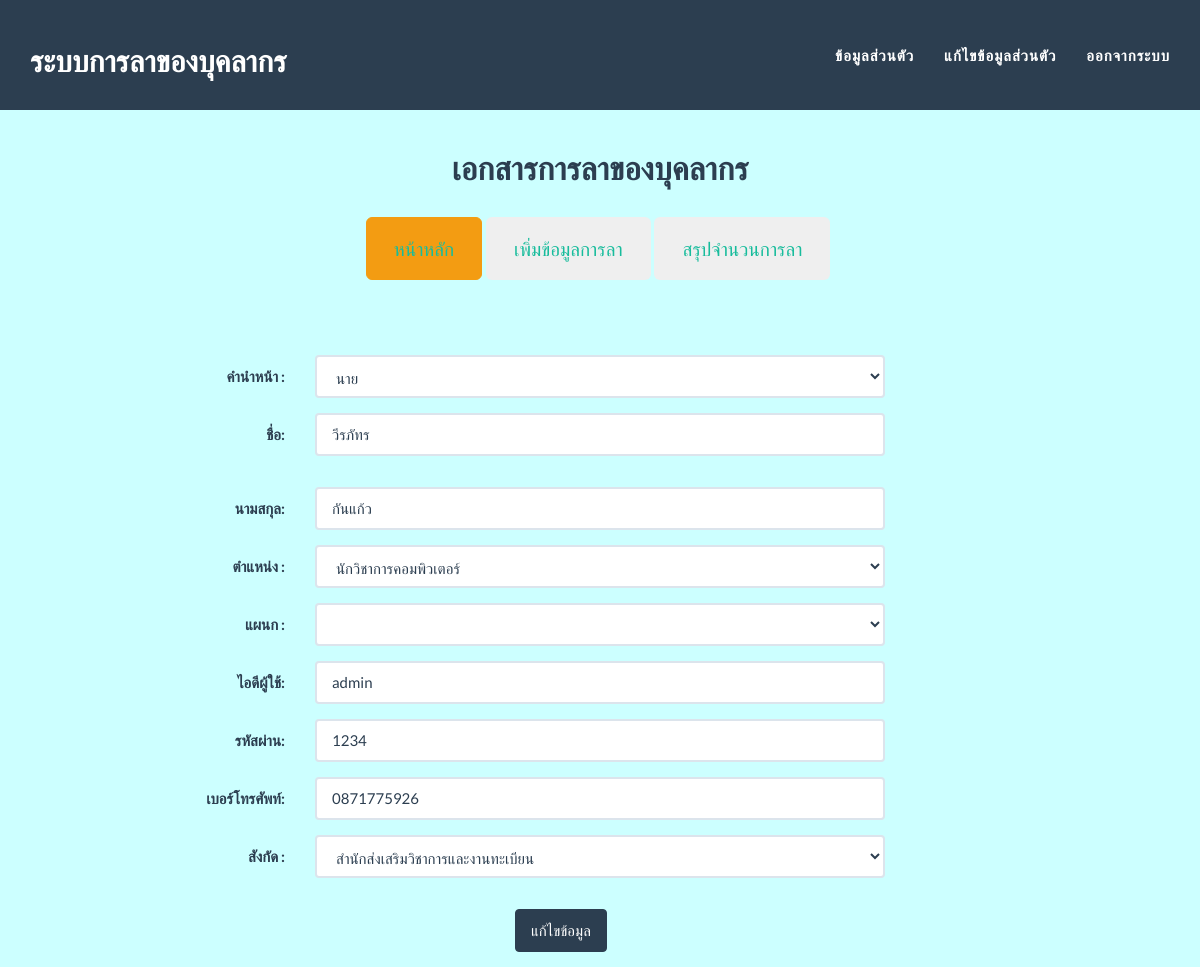
Before: /edit.php (signed in) with the older database file.
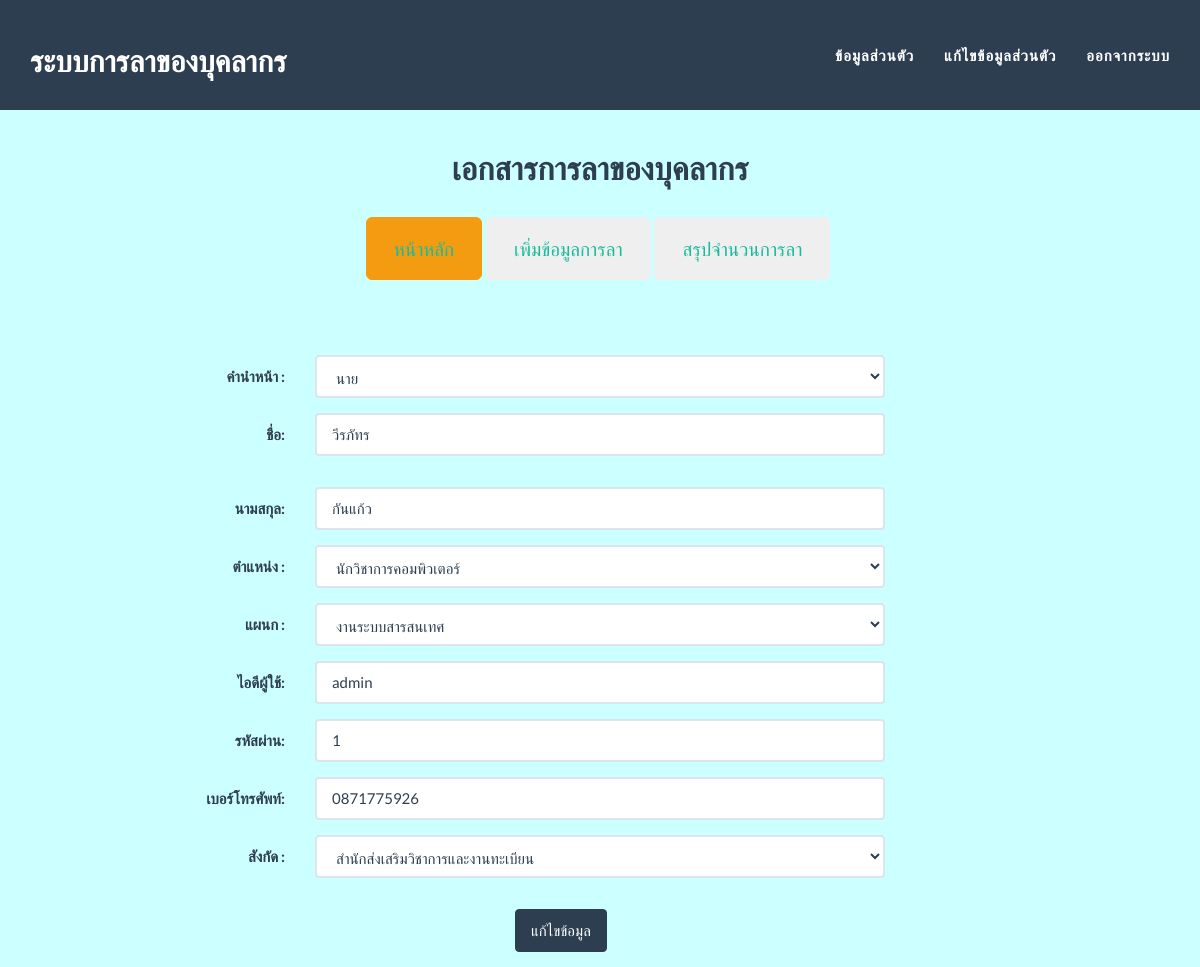
After: the same page with the newer database file.
### tables this page shows
CREATE TABLE IF NOT EXISTS `la_personal` (
  `id_personal` int(11) NOT NULL DEFAULT '0',
  `id_prefix` int(11) DEFAULT NULL,
  `username` varchar(50) DEFAULT NULL,
  `password` int(11) DEFAULT NULL,
  `fname` varchar(255) DEFAULT NULL,
  `lname` varchar(255) DEFAULT NULL,
  `id_position` int(11) DEFAULT NULL,
  `id_subdepart` int(11) DEFAULT NULL,
  `id_departmaent` int(11) DEFAULT NULL,
  `id_boss` int(11) DEFAULT NULL,
  `tel` varchar(255) DEFAULT NULL,
  `permission` int(5) NOT NULL,
  PRIMARY KEY (`id_personal`)
);

CREATE TABLE IF NOT EXISTS `la_prefix` (
  `id_prefix` int(11) NOT NULL DEFAULT '0',
  `nameprefix` varchar(255) DEFAULT NULL,
  PRIMARY KEY (`id_prefix`)
);

CREATE TABLE IF NOT EXISTS `la_position` (
  `id_position` int(11) NOT NULL DEFAULT '0',
  `nameposition` varchar(255) DEFAULT NULL,
  PRIMARY KEY (`id_position`)
);

CREATE TABLE IF NOT EXISTS `la_department` (
  `id_department` int(11) NOT NULL DEFAULT '0',
  `namedepartment` varchar(255) DEFAULT NULL,
  PRIMARY KEY (`id_department`)
);

CREATE TABLE IF NOT EXISTS `la_subdepart` (
  `id_subdepart` int(11) NOT NULL DEFAULT '0',
  `namesubdepart` varchar(255) DEFAULT NULL,
  PRIMARY KEY (`id_subdepart`)
);

### config.php (called while the page is built, shortened)
<?php
function db()
{
	return $GLOBALS['mysqli'];
}
?>

### edit.php (the view, shortened to what this page needs)
<?php
include 'config.php';
?>
<!DOCTYPE html>
<html lang="en">
	<head>
	<link href="css/bootstrap.min.css" rel="stylesheet">
	<link href="css/freelancer.css" rel="stylesheet">
	<link href="font-awesome/css/font-awesome.min.css" rel="stylesheet" type="text/css">
</head>
<body id="page-top" class="index">
	<?php include 'menu.php';?>
<div class="col-lg-12" style="background-color:#CCFFFF;">
<?php
$query = db()->query('SELECT id_personal,id_prefix,fname,lname,id_position,id_subdepart,tel,username,password,id_departmaent FROM la_personal where id_personal="'.$_SESSION['iduser'].'"');
list($id_personal, $id_prefix, $fname, $lname, $id_position, $id_subdepart, $tel, $username, $password, $id_departmaent) = $query->fetch_row();
?>
<div class="container">
	<div class="row">
	<form class="form-horizontal" action="editin.php" method="post">
       <div class="form-group">
	<label class="col-sm-3 control-label">คำนำหน้า :</label>
<div class="col-sm-6">
  <select name="idpre" class="form-control" >
 <?php  $query = db()->query('SELECT id_prefix,nameprefix FROM la_prefix');
		while(list($idprefix1,$nameprefix1) = $query->fetch_row())
		{ ?>
  <option value="<?php echo $idprefix1;?>" <?php if($idprefix1==$id_prefix){echo "selected";}?>><?php echo $nameprefix1;?></option>
  <?php }?>
</select>
</div>
</div>
	<div class="form-group">
		<label class="col-sm-3 control-label" >ชื่อ: </label>
        <div class="col-sm-6">
		  <input type="text" name="fname" class="form-control" value="<?php echo $fname;?>">
		</div>
	</div>
         <div class="form-group">
		<div class="col-sm-3"></div>
        </div>
	<div class="form-group">
	<label class="col-sm-3 control-label" >นามสกุล: </label>
        <div class="col-sm-6">
		<input type="text" name="lname" class="form-control" value="<?php echo $lname;?>">
	 </div>
		<div class="col-sm-3"></div>
        </div>
         <div class="form-group">
	<label class="col-sm-3 control-label">ตำแหน่ง :</label>
<div class="col-sm-6">
  <select name="id_position" class="form-control" >
 <?php  $query = db()->query('SELECT id_position,nameposition FROM la_position');
		while(list($idposition1,$nameposition1) = $query->fetch_row())
		{ ?>
  <option value="<?php echo $idposition1;?>" <?php if($idposition1==$id_position){echo "selected";}?>><?php echo $nameposition1;?></option>
  <?php }?>
</select>
</div>
</div>
      <div class="form-group">
	<label class="col-sm-3 control-label">แผนก :</label>
<div class="col-sm-6">
  <select name="id_subdepart" class="form-control" >
 <?php  $query = db()->query('SELECT id_subdepart,namesubdepart FROM la_subdepart');
		while(list($idsubdepart1,$namesubdepart1) = $query->fetch_row())
		{ ?>
  <option value="<?php echo $idsubdepart1;?>" <?php if($idsubdepart1==$id_subdepart){echo "selected";}?>><?php echo $namesubdepart1;?></option>
  <?php }?>
</select>
</div>
</div>
    <div class="form-group">
	<label class="col-sm-3 control-label" >ไอดีผู้ใช้: </label>
        <div class="col-sm-6">
		<input type="text" name="username" class="form-control" value="<?php echo $username;?>">
	 </div>
		<div class="col-sm-3"></div>
        </div>
    <div class="form-group">
	<label class="col-sm-3 control-label" >รหัสผ่าน: </label>
        <div class="col-sm-6">
		<input type="text" name="password" class="form-control" value="<?php echo $password;?>">
	 </div>
		<div class="col-sm-3"></div>
        </div>
<div class="form-group">
	<label class="col-sm-3 control-label" >เบอร์โทรศัพท์: </label>
        <div class="col-sm-6">
		<input type="text" name="tel" class="form-control" value="<?php echo $tel;?>">
	 </div>
		<div class="col-sm-3"></div>
        </div>
                <div class="form-group">
	<label class="col-sm-3 control-label">สังกัด :</label>
<div class="col-sm-6">
  <select name="id_departmaent" class="form-control" >
 <?php  $query = db()->query('SELECT id_department,namedepartment FROM la_department');
		while(list($iddepartment1,$namedepartment1) = $query->fetch_row())
		{ ?>
  <option value="<?php echo $iddepartment1;?>" <?php if($iddepartment1==$id_departmaent){echo "selected";}?>><?php echo $namedepartment1;?></option>
  <?php }?>
</select>
</div>
</div>
            <div class="form-group">
		<div class="col-sm-3"></div>
        </div>
            <div class="form-group">
	<div class="col-sm-5"></div>
	<div class="col-sm-6">
		<input a class="btn btn-primary" type="submit" value="แก้ไขข้อมูล"></a></div>
	 </div>
        </form>
    </div>
    </div>
</div>
    </body>
</html>

Changed rows visible on the page:
changed la_personal "วีรภัทร": id_subdepart (not shown) → "งานระบบสารสนเทศ"; password "1234" → "1"
